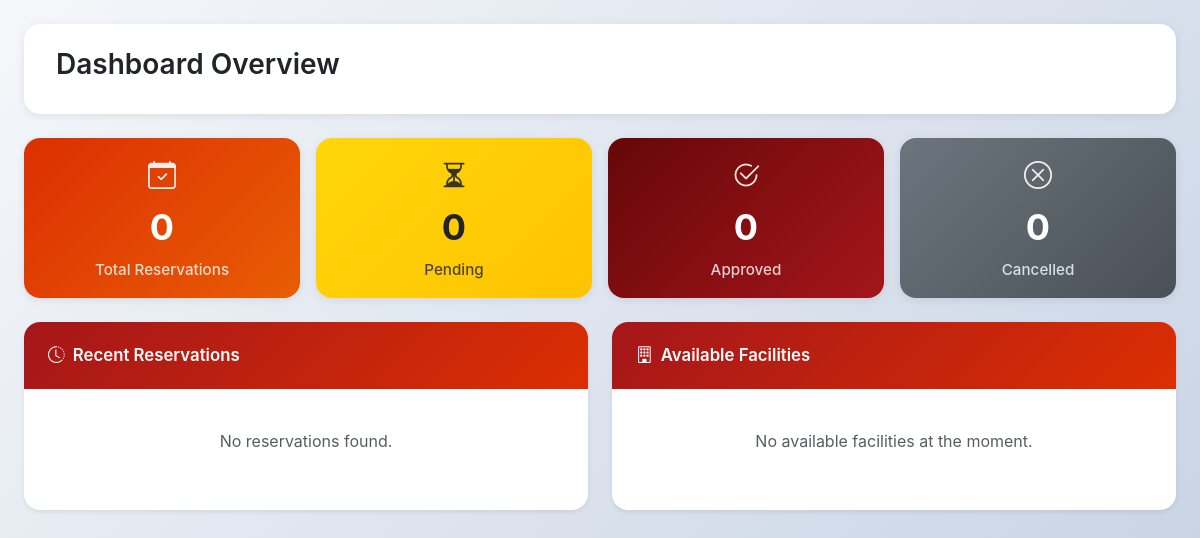
Before: /user/user_overview.php (signed in) with the older database file.
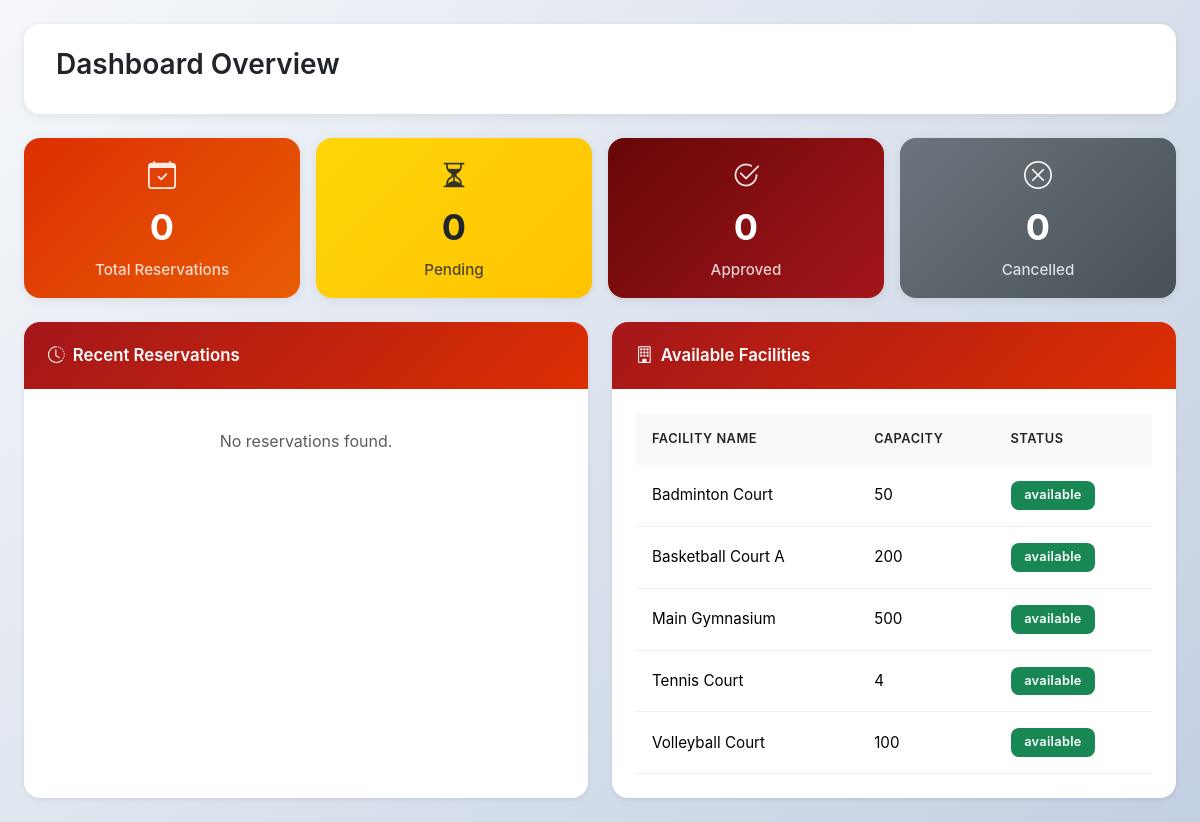
After: the same page with the newer database file.
### tables this page shows
CREATE TABLE facility (
  facility_id INT AUTO_INCREMENT PRIMARY KEY,
  name VARCHAR(100) NOT NULL,
  capacity INT NOT NULL,
  availability_status VARCHAR(50) DEFAULT 'available',
  CONSTRAINT chk_capacity CHECK (capacity > 0),
  CONSTRAINT chk_status CHECK (availability_status IN ('available', 'unavailable')),
  INDEX idx_facility_name (name),
  INDEX idx_facility_status (availability_status)
);

### includes/database.php (called while the page is built, shortened)
<?php
class Database
{
    private $host = "localhost";
    private $user = "root";
    private $pass = "";
    private $dbname = "gym_reservation";
    private function connect()
    {
        $this->conn = new mysqli($this->host, $this->user, $this->pass, $this->dbname);
    }
}
?>

### includes/functions.php (called while the page is built, shortened)
<?php
include_once 'Database.php';
class Functions
{
    protected $db;
    public function __construct()
    {
        $this->db = new Database();
    }
    public function query($sql, $params = [], $types = "")
    {
        $stmt = $this->db->conn->prepare($sql);
        if ($params && $types)
        {
            $stmt->bind_param($types, ...$params);
        }
        $stmt->execute();
        return $stmt;
    }
    public function fetchAll($sql, $params = [], $types = "")
    {
        $stmt = $this->query($sql, $params, $types);
        $result = $stmt->get_result();
        return $result->fetch_all(MYSQLI_ASSOC);
    }
}
?>

### user/user_overview.php (the view, shortened to what the changed rows need)
<?php
include '../includes/Database.php';
include '../includes/functions.php';
$func = new Functions();
$available_facilities = $func->fetchAll("
    SELECT * FROM facility WHERE availability_status = 'Available' ORDER BY name ASC
");
?>
<!DOCTYPE html>
<html lang="en">
<head>
    <link href="https://cdn.jsdelivr.net/npm/bootstrap@5.3.3/dist/css/bootstrap.min.css" rel="stylesheet">
    <link href="../css/user.css" rel="stylesheet">
</head>
<body>
    <div class="user-content container-fluid px-4 py-4">
        <div class="row g-4">
            <div class="col-lg-6 col-12">
                <div class="card shadow-sm h-100">
                    <div class="card-body table-responsive">
                        <?php if (count($available_facilities) > 0): ?>
                            <table class="table table-hover align-middle">
                                <thead class="table-light">
                                    <tr>
                                        <th>Facility Name</th>
                                        <th>Capacity</th>
                                        <th>Status</th>
                                    </tr>
                                </thead>
                                <tbody>
                                    <?php foreach ($available_facilities as $facility): ?>
                                        <tr>
                                            <td><?= htmlspecialchars($facility['name']); ?></td>
                                            <td><?= htmlspecialchars($facility['capacity']); ?></td>
                                            <td><span class="badge bg-success"><?= htmlspecialchars($facility['availability_status']); ?></span></td>
                                        </tr>
                                    <?php endforeach; ?>
                                </tbody>
                            </table>
                        <?php else: ?>
                            <p class="text-center text-muted py-3">No available facilities at the moment.</p>
                        <?php endif; ?>
                    </div>
                </div>
            </div>
        </div>
    </div>
    <link rel="stylesheet" href="https://cdn.jsdelivr.net/npm/bootstrap-icons@1.10.5/font/bootstrap-icons.css">
</body>
</html>

Changed rows visible on the page:
added facility: name "Badminton Court", capacity "50", availability_status "available"
added facility: name "Basketball Court A", capacity "200", availability_status "available"
added facility: name "Main Gymnasium", capacity "500", availability_status "available"
added facility: name "Tennis Court", capacity "4", availability_status "available"
added facility: name "Volleyball Court", capacity "100", availability_status "available"
Other visible differences:
text no longer shown: "No available facilities at the moment."
text now shown: "FACILITY NAME CAPACITY STATUS"
